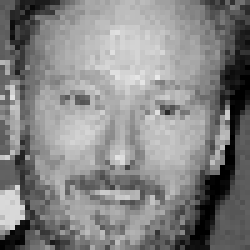
#> input picture assignment_3/submission/data/training_faces/person_1/307be3ca-f522-4560-8f8e-fef1ad885e71.png, 50 x 50 px (shown 5 times larger); its folder holds 4 pictures in this run
$ python classification.py
#> lines starting #> are read from the running program, lines starting #| are printed output that depends on the picture; pictures that were not available may be replaced by others from this repository, and a replacement may not be noted
# this script trains 3 different classifiers
# stores the model weights in pickle files
PATH_TO_FACES = './models/eigenfaces.pickle'
PATH_TO_TRAINING_PERSON_1 = './data/training_faces/person_1/'
PATH_TO_TRAINING_PERSON_2 = './data/training_faces/person_2/'
PATH_TO_KNN_MODEL = './models/knn_model.pickle'
PATH_TO_SVM_MODEL = './models/svm_model.pickle'
PATH_TO_RANDOM_FOREST_MODEL = './models/random_forest_model.pickle'
PATH_TO_TEST_FACES_PERSON_1 = './data/test_faces/person_1/'
PATH_TO_TEST_FACES_PERSON_2 = './data/test_faces/person_2/'
KNN_K = 5

import pickle
import os
import cv2
import numpy as np
import copy
import math
import matplotlib.pyplot as plt
from sklearn import svm
from sklearn.ensemble import RandomForestClassifier

# perform KNN classifier

def _importFace(path):
    img = cv2.imread(path)
    return cv2.cvtColor(img, cv2.COLOR_RGB2GRAY)

def _subtractMean(faces1, faces2, meanFace):
    face1New = copy.deepcopy(faces1)
    face2New = copy.deepcopy(faces2)

    face1New = [item-meanFace for item in face1New]
    face2New = [item-meanFace for item in face2New]

    return face1New, face2New

def _generic_evaluate(classifierFunction):

    person1 = [PATH_TO_TEST_FACES_PERSON_1+item for item in os.listdir(PATH_TO_TEST_FACES_PERSON_1)]
    person2 = [PATH_TO_TEST_FACES_PERSON_2+item for item in os.listdir(PATH_TO_TEST_FACES_PERSON_2)]

    predictions1 = [classifierFunction(item) for item in person1]
    predictions2 = [classifierFunction(item) for item in person2]

    correct = 0
    for item in predictions1:
        if item == 1:
            correct+=1
    for item in predictions2:
        if item == 2:
            correct+=1

    accuracy = float(correct)/(len(predictions1)+len(predictions2))

    return accuracy

def _generic_training_preprocessing():
    pickle_in = open(PATH_TO_FACES,'rb')
    data= pickle.load(pickle_in)
    meanFace = data["mean_face"]
    eigenFaces = data["eigen_faces"]

    facePaths1 = [(PATH_TO_TRAINING_PERSON_1+item) for item in os.listdir(PATH_TO_TRAINING_PERSON_1)]
    facePaths2 = [(PATH_TO_TRAINING_PERSON_2+item) for item in os.listdir(PATH_TO_TRAINING_PERSON_2)]

    faces1 = [_importFace(item) for item in facePaths1 ]
    faces2 = [_importFace(item) for item in facePaths2 ]

    faces1Norm, faces2Norm = _subtractMean(faces1, faces2, meanFace)

    #convert the faces into vectors
    x,y = faces1Norm[0].shape
    length = x*y
    reshapedFaces1 = [np.reshape(item, (length,1)) for item in faces1Norm]
    reshapedFaces2 = [np.reshape(item, (length,1)) for item in faces2Norm]

    numEigenFaces = len(eigenFaces)
    x,y = eigenFaces[0].shape
    length = x*y
    eigenFaceMatrix = np.zeros((length,numEigenFaces))
    for i in range(numEigenFaces):
        faceColumn = np.reshape(eigenFaces[i], (length,1))
        eigenFaceMatrix[:,i] = np.squeeze(faceColumn)

    eigenFaceMatrix = np.transpose(eigenFaceMatrix)

    componentFaces1 = [np.matmul(eigenFaceMatrix, item) for item in reshapedFaces1]
    componentFaces2 = [np.matmul(eigenFaceMatrix, item) for item in reshapedFaces2]

    return meanFace, eigenFaces,componentFaces1,componentFaces2,eigenFaceMatrix

def knnTrain():
    meanFace, eigenFaces,componentFaces1,componentFaces2,eigenFaceMatrix = _generic_training_preprocessing()
#> (reads assignment_3/submission/models/eigenfaces.pickle from the repository)
#> in _importFace, img is the input picture: shape (50, 50, 3); min 0, max 233, mean 132.7
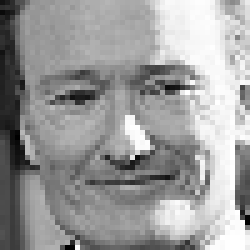
#> input picture assignment_3/submission/data/training_faces/person_1/5a99e20b-7698-4b4b-ad59-db7a4282d4c5.png, 50 x 50 px (shown 5 times larger)
#> in _importFace, img is the input picture: shape (50, 50, 3); min 0, max 255, mean 155.6
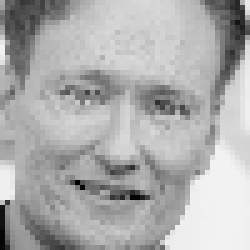
#> input picture assignment_3/submission/data/training_faces/person_1/65255efa-6533-4744-b2fb-70974ac75d1f.png, 50 x 50 px (shown 5 times larger)
#> in _importFace, img is the input picture: shape (50, 50, 3); min 0, max 243, mean 173.3
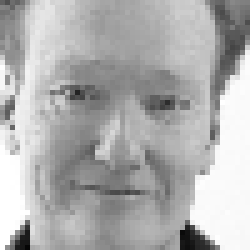
#> input picture assignment_3/submission/data/training_faces/person_1/9fda08c1-7f11-4a1c-a7b2-206462765c06.png, 50 x 50 px (shown 5 times larger)
#> in _importFace, img is the input picture: shape (50, 50, 3); min 5, max 255, mean 175.2
#> in _generic_training_preprocessing, `faces1 = [_importFace(item) for item in facePaths1 ]`: faces1 = 4 items
#> in _generic_training_preprocessing, `faces2 = [_importFace(item) for item in facePaths2 ]`: faces2 = 1 item
#> in _subtractMean, `face1New = copy.deepcopy(faces1)`: face1New = 4 items
#> in _subtractMean, `face2New = copy.deepcopy(faces2)`: face2New = 1 item
#> in _generic_training_preprocessing, `faces1Norm, faces2Norm = _subtractMean(faces1, faces2, meanFace)`: faces1Norm = 4 items; faces2Norm = 1 item
#> in _generic_training_preprocessing, `reshapedFaces1 = [np.reshape(item, (length,1)) for item in faces1Norm]`: reshapedFaces1 = 4 items
#> in _generic_training_preprocessing, `reshapedFaces2 = [np.reshape(item, (length,1)) for item in faces2Norm]`: reshapedFaces2 = 1 item
#> in _generic_training_preprocessing, `componentFaces1 = [np.matmul(eigenFaceMatrix, item) for item in reshap..`: componentFaces1 = 4 items
#> in _generic_training_preprocessing, `componentFaces2 = [np.matmul(eigenFaceMatrix, item) for item in reshap..`: componentFaces2 = 1 item
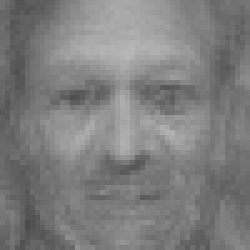
#> meanFace: shape (50, 50) float64 (shown 5 times larger); min 74.35, max 183.6, mean 126.6
#> eigenFaces = 22 items; componentFaces1 = 4 items; componentFaces2 = 1 item

    mergedItems = []
    for item in componentFaces1:
        mergedItems+= [(item,1)]
#> this loop made 4 passes
#> after the loop, mergedItems = 4 items

    for item in componentFaces2:
        mergedItems+= [(item,2)]
#> this loop made 1 pass
#> after the loop, mergedItems = 5 items

    model = {}
    model['items'] = mergedItems
    model['mean_face'] = meanFace
    model['pca_components'] = eigenFaceMatrix

    with open(PATH_TO_KNN_MODEL, 'wb') as handle:
        pickle.dump(model,handle)

    return True

def _computeDistance(vect1, vect2):
    if len(vect1) != len(vect2):
        raise TypeError('length mismatch')

    dist = 0.0
    for i in range(len(vect1)):
        dist += (vect1[i][0] - vect2[i][0])**2

    dist = math.sqrt(dist)

    return dist


def knnClassify(imagePath):

    pickle_in = open(PATH_TO_KNN_MODEL,'rb')
    data= pickle.load(pickle_in)

    trainItems = data['items']
    meanFace = data['mean_face']
    pcaComponents = data['pca_components']

    image = cv2.imread(imagePath)
    image = cv2.cvtColor(image, cv2.COLOR_BGR2GRAY)
    imageNorm = image - meanFace
    x,y = imageNorm.shape
    length = x*y

    vectorized = np.reshape(imageNorm,(length,1))

    pcaComps = np.matmul(pcaComponents, vectorized)

    distances = []
    for item in trainItems:
        weights, label = item
        distance = _computeDistance(weights, pcaComps)
        distances +=[(distance ,label)]

    distances.sort(key=lambda tup: tup[0], reverse=False)

    distances = distances[0:KNN_K]

    vote_1 = 0
    vote_2 = 0

    for item in distances:
        _,label = item
        if label == 1:
            vote_1 +=1
        else:
            vote_2 +=1

    if vote_1 > vote_2:
        return 1
    else:
        return 2

def knnEvaluate():
    # get the accuracy of the knn classifier
    accuracy = _generic_evaluate(knnClassify)
#> in knnClassify, `vectorized = np.reshape(imageNorm,(length,1))`: vectorized = 2500 values, max 121.2 at index 952, min -139.7 at index 798, mean 6.06
#> in knnClassify, `pcaComps = np.matmul(pcaComponents, vectorized)`: pcaComps = 22 values, max 640.6 at index 13, min -1246.4 at index 2, mean -81.03
#> the loop in knnClassify, `for item in trainItems:` made 5 passes
#> (distance, distances) on passes 1 to 5: (0, [(0, 1)]), (4371.7, [(0, 1), (4371.7, 1)]), (3919.6, [(0, 1), (4371.7, 1), (3919.6, 1)]), (4497.4, [(0, 1), (4371.7, 1), (3919.6, 1), (4497.4, 1)]), (0, [(0, 1), (4371.7, 1), (3919.6, 1), (4497.4, 1), (0, 2)])
#> in knnClassify, `distances = distances[0:KNN_K]`: distances = [(0, 1), (0, 2), (3919.6, 1), (4371.7, 1), (4497.4, 1)]
#> the loop in knnClassify, `for item in distances:` made 5 passes
#> (item, label, vote_2) on pass 2: ((0, 2), 2, 1)
#> (item, label) on passes 1, 3, 4, 5: ((0, 1), 1), ((3919.6, 1), 1), ((4371.7, 1), 1), ((4497.4, 1), 1)
#> after the loop in knnClassify, `for item in distances:`: vote_1 = 4; vote_2 = 1
#> in knnClassify (call 2), `imageNorm = image - meanFace`:
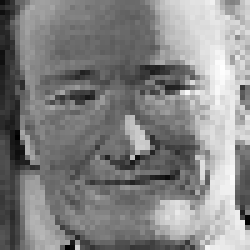
#> imageNorm: shape (50, 50) float64 (shown 5 times larger); min -109.3, max 157, mean 29; drawn with min black and max white
#> in knnClassify (call 2), `vectorized = np.reshape(imageNorm,(length,1))`: vectorized = 2500 values, max 157 at index 694, min -109.3 at index 1353, mean 29
#> in knnClassify (call 2), `pcaComps = np.matmul(pcaComponents, vectorized)`: pcaComps = 22 values, max 1901 at index 0, min -432 at index 10, mean 272.8
#> the loop in knnClassify (call 2), `for item in trainItems:` made 5 passes
#> (distance, distances) on passes 1 to 5: (4371.7, [(4371.7, 1)]), (0, [(4371.7, 1), (0, 1)]), (3253.6, [(4371.7, 1), (0, 1), (3253.6, 1)]), (3602.8, [(4371.7, 1), (0, 1), (3253.6, 1), (3602.8, 1)]), (4371.7, [(4371.7, 1), (0, 1), (3253.6, 1), (3602.8, 1), (4371.7, 2)])
#> in knnClassify (call 2), `distances = distances[0:KNN_K]`: distances = [(0, 1), (3253.6, 1), (3602.8, 1), (4371.7, 1), (4371.7, 2)]
#> the loop in knnClassify (call 2), `for item in distances:` made 5 passes
#> (item, label, vote_2) on pass 5: ((4371.7, 2), 2, 1)
#> (item, label) on passes 1 to 4: ((0, 1), 1), ((3253.6, 1), 1), ((3602.8, 1), 1), ((4371.7, 1), 1)
#> after the loop in knnClassify (call 2), `for item in distances:`: vote_1 = 4; vote_2 = 1
#> in knnClassify (call 3), `imageNorm = image - meanFace`:
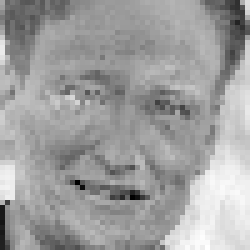
#> imageNorm: shape (50, 50) float64 (shown 5 times larger); min -126.8, max 149.9, mean 46.7; drawn with min black and max white
#> in knnClassify (call 3), `vectorized = np.reshape(imageNorm,(length,1))`: vectorized = 2500 values, max 149.9 at index 2491, min -126.8 at index 1815, mean 46.7
#> in knnClassify (call 3), `pcaComps = np.matmul(pcaComponents, vectorized)`: pcaComps = 22 values, max 2713.9 at index 0, min -728.5 at index 15, mean 44.42
#> the loop in knnClassify (call 3), `for item in trainItems:` made 5 passes
#> (distance, distances) on passes 1 to 5: (3919.6, [(3919.6, 1)]), (3253.6, [(3919.6, 1), (3253.6, 1)]), (0, [(3919.6, 1), (3253.6, 1), (0, 1)]), (2498, [(3919.6, 1), (3253.6, 1), (0, 1), (2498, 1)]), (3919.6, [(3919.6, 1), (3253.6, 1), (0, 1), (2498, 1), (3919.6, 2)])
#> in knnClassify (call 3), `distances = distances[0:KNN_K]`: distances = [(0, 1), (2498, 1), (3253.6, 1), (3919.6, 1), (3919.6, 2)]
#> the loop in knnClassify (call 3), `for item in distances:` made 5 passes
#> (item, label, vote_2) on pass 5: ((3919.6, 2), 2, 1)
#> after the loop in knnClassify (call 3), `for item in distances:`: vote_1 = 4; vote_2 = 1
#> in knnClassify (call 4), `imageNorm = image - meanFace`:
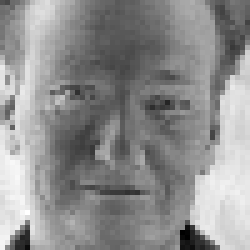
#> imageNorm: shape (50, 50) float64 (shown 5 times larger); min -105, max 168.4, mean 48.6; drawn with min black and max white
#> in knnClassify (call 4), `vectorized = np.reshape(imageNorm,(length,1))`: vectorized = 2500 values, max 168.4 at index 2105, min -105 at index 2387, mean 48.57
#> in knnClassify (call 4), `pcaComps = np.matmul(pcaComponents, vectorized)`: pcaComps = 22 values, max 3170.3 at index 0, min -766.7 at index 12, mean 162.7
#> the loop in knnClassify (call 4), `for item in trainItems:` made 5 passes
#> (distance, distances) on passes 1 to 5: (4497.4, [(4497.4, 1)]), (3602.8, [(4497.4, 1), (3602.8, 1)]), (2498, [(4497.4, 1), (3602.8, 1), (2498, 1)]), (0, [(4497.4, 1), (3602.8, 1), (2498, 1), (0, 1)]), (4497.4, [(4497.4, 1), (3602.8, 1), (2498, 1), (0, 1), (4497.4, 2)])
#> in knnClassify (call 4), `distances = distances[0:KNN_K]`: distances = [(0, 1), (2498, 1), (3602.8, 1), (4497.4, 1), (4497.4, 2)]
#> the loop in knnClassify (call 4), `for item in distances:` made 5 passes
#> (item, label, vote_2) on pass 5: ((4497.4, 2), 2, 1)
#> after the loop in knnClassify (call 4), `for item in distances:`: vote_1 = 4; vote_2 = 1
    return accuracy

def svmTrain():
    # first we need to run pca on the test data
    # obtain an array of pca vectors
    meanFace, eigenFaces,componentFaces1,componentFaces2,eigenFaceMatrix = _generic_training_preprocessing()
#> eigenFaces = 22 items; componentFaces1 = 4 items; componentFaces2 = 1 item

    componentFaces1 = [np.transpose(item).tolist()[0] for item in componentFaces1]
    componentFaces2 = [np.transpose(item).tolist()[0] for item in componentFaces2]
#> componentFaces2 = [[-144.8, -1090.3, -1246.4, -98.39, 310.1, -63.49, 138.7, -77.98, 245.5, 509.9, -678.6, -510.9, -123.5, 640.6, 546.8, 303.9, 30.93, -288.1, -186.5, 1.51e-14, 3.64e-14, 1.01e-14]]

    mergedItems = []
    labels = []
    for item in componentFaces1:
        mergedItems+= [item]
        labels+=[1]
#> this loop made 4 passes
#> labels on passes 1 to 4: [1], [1, 1], [1, 1, 1], [1, 1, 1, 1]
#> after the loop, mergedItems = 4 items
    for item in componentFaces2:
        mergedItems+= [item]
        labels+=[2]
#> this loop made 1 pass
#> labels on pass 1: [1, 1, 1, 1, 2]
#> after the loop, mergedItems = 5 items

    # perform the training
    classifier = svm.SVC(gamma='scale')
    classifier.fit(mergedItems,labels)

    # save the classifier
    model = {}
    model['mean_face'] = meanFace
    model['pca_components'] = eigenFaceMatrix
    model['classifier']=classifier

    with open(PATH_TO_SVM_MODEL, 'wb') as handle:
        pickle.dump(model,handle)

    return True

def svmPredict(imgPath):
    # load the classifier
    pickle_in = open(PATH_TO_SVM_MODEL,'rb')
    data= pickle.load(pickle_in)

    svmClassifier = data['classifier']
    meanFace = data['mean_face']
    pcaComponents = data['pca_components']

    image = cv2.imread(imgPath)
    image = cv2.cvtColor(image, cv2.COLOR_BGR2GRAY)
    imageNorm = image - meanFace
    x,y = imageNorm.shape
    length = x*y

    vectorized = np.reshape(imageNorm,(length,1))

    pcaComps = np.transpose(np.matmul(pcaComponents, vectorized)).tolist()
    # pipeline the test item
    prediction = svmClassifier.predict(pcaComps)
    # prediction
    return  prediction[0]

def svmEvaluate():
    accuracy = _generic_evaluate(svmPredict)
#> in svmPredict, `vectorized = np.reshape(imageNorm,(length,1))`: vectorized = 2500 values, max 121.2 at index 952, min -139.7 at index 798, mean 6.06
#> in svmPredict, `pcaComps = np.transpose(np.matmul(pcaComponents, vectorized)).tolist()`: pcaComps has the same summary as componentFaces2 in svmTrain
#> in svmPredict, `prediction = svmClassifier.predict(pcaComps)`: prediction = [1]
#> the loop in _generic_evaluate (call 2), `for item in predictions1:` made 4 passes
#> the loop in _generic_evaluate (call 2), `for item in predictions2:` made 1 pass
#> accuracy = 0.8
    return accuracy

def boostedTreeTrain():
    meanFace, eigenFaces,componentFaces1,componentFaces2,eigenFaceMatrix = _generic_training_preprocessing()

    componentFaces1 = [np.transpose(item).tolist()[0] for item in componentFaces1]
    componentFaces2 = [np.transpose(item).tolist()[0] for item in componentFaces2]

    mergedItems = []
    labels = []
    for item in componentFaces1:
        mergedItems+= [item]
        labels+=[1]
    for item in componentFaces2:
        mergedItems+= [item]
        labels+=[2]

    # perform the training
    classifier = RandomForestClassifier(n_estimators=10)
    classifier.fit(mergedItems,labels)

    # save the classifier
    model = {}
    model['mean_face'] = meanFace
    model['pca_components'] = eigenFaceMatrix
    model['classifier']=classifier

    with open(PATH_TO_RANDOM_FOREST_MODEL, 'wb') as handle:
        pickle.dump(model,handle)

    return True

def boostedTreePredict(imgPath):
    # load the classifier
    pickle_in = open(PATH_TO_RANDOM_FOREST_MODEL,'rb')
    data= pickle.load(pickle_in)

    rfClassifier = data['classifier']
    meanFace = data['mean_face']
    pcaComponents = data['pca_components']

    image = cv2.imread(imgPath)
    image = cv2.cvtColor(image, cv2.COLOR_BGR2GRAY)
    imageNorm = image - meanFace
    x,y = imageNorm.shape
    length = x*y

    vectorized = np.reshape(imageNorm,(length,1))

    pcaComps = np.transpose(np.matmul(pcaComponents, vectorized)).tolist()
    # pipeline the test item
    prediction = rfClassifier.predict(pcaComps)
    # prediction
    return  prediction[0]

def boostedTreeEvaluate():
    accuracy = _generic_evaluate(boostedTreePredict)
    return accuracy

if __name__ == '__main__':
    knnTrain()
    acc = knnEvaluate()
    print('knn accuracy: ',str(acc))
    svmTrain()
    acc = svmEvaluate()
#> acc = 0.8
    print('svm accuracy: ', str(acc))
#| svm accuracy:  0.8
    boostedTreeTrain()
#> in boostedTreeTrain, `meanFace, eigenFaces,componentFaces1,componentFaces2,eigenFaceMatrix =..`: eigenFaces = 22 items; componentFaces1 = 4 items; componentFaces2 = 1 item
#> in boostedTreeTrain, `componentFaces2 = [np.transpose(item).tolist()[0] for item in componen..`: componentFaces2 = [[-144.8, -1090.3, -1246.4, -98.39, 310.1, -63.49, 138.7, -77.98, 245.5, 509.9, -678.6, -510.9, -123.5, 640.6, 546.8, 303.9, 30.93, -288.1, -186.5, 1.51e-14, 3.64e-14, 1.01e-14]]
#> the loop in boostedTreeTrain, `for item in componentFaces1:` made 4 passes
#> after the loop in boostedTreeTrain, `for item in componentFaces1:`: mergedItems = 4 items
#> the loop in boostedTreeTrain, `for item in componentFaces2:` made 1 pass
#> after the loop in boostedTreeTrain, `for item in componentFaces2:`: mergedItems = 5 items
    acc = boostedTreeEvaluate()
#> in boostedTreePredict, `pcaComps = np.transpose(np.matmul(pcaComponents, vectorized)).tolist()`: pcaComps has the same summary as componentFaces2 in boostedTreeTrain
#> in boostedTreePredict, `prediction = rfClassifier.predict(pcaComps)`: prediction = [1]
#> in boostedTreeEvaluate, `accuracy = _generic_evaluate(boostedTreePredict)`: accuracy = 0.8
    print('boosted tree accuracy: ',str(acc))
#| boosted tree accuracy:  0.8
